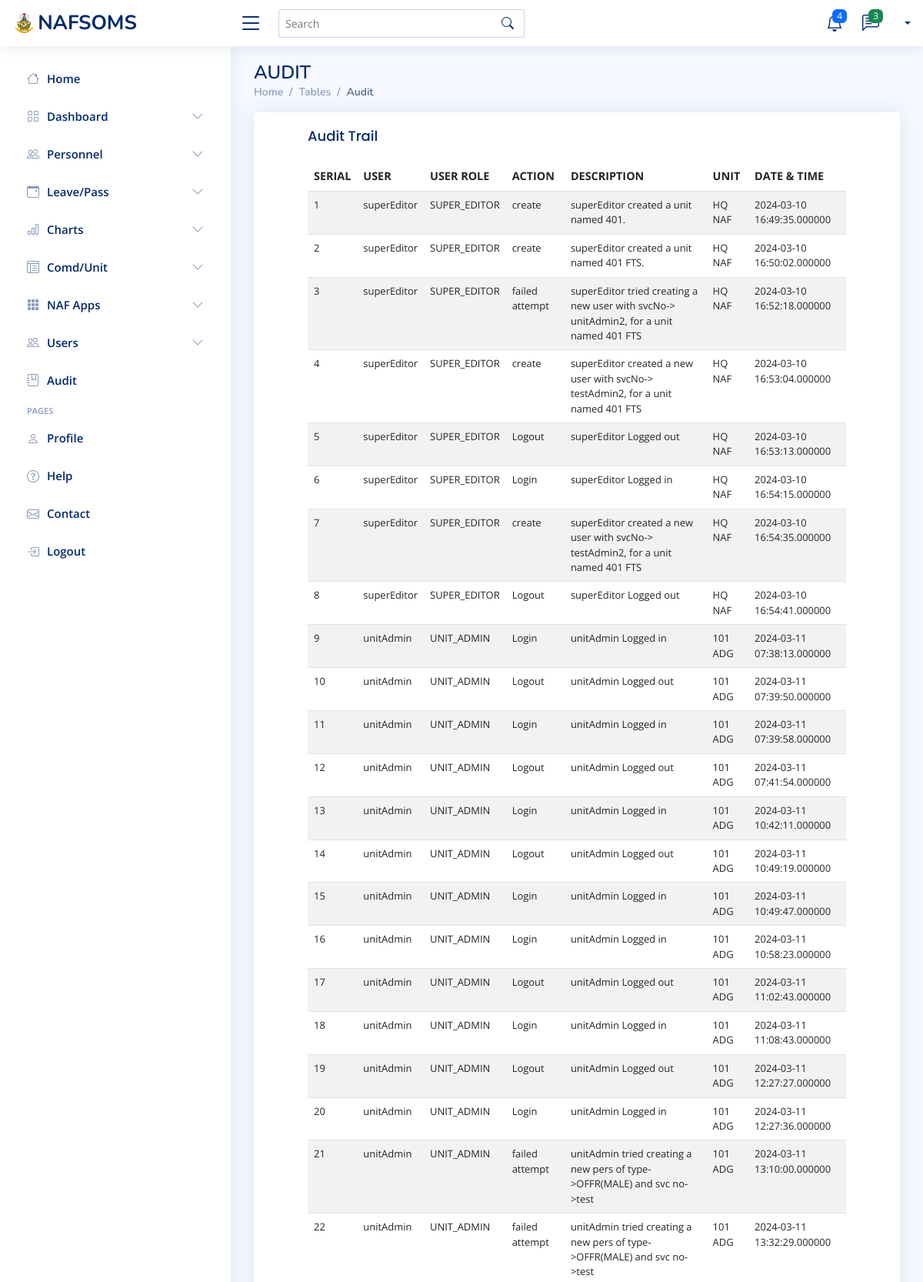
Page /SUPER_EDITOR/superEditorAuditTrail.php (upper part) on the committed database.
### tables this page shows
CREATE TABLE `audittrail` (
  `AUDIT_ID` varchar(50) NOT NULL,
  `SVC_NO` varchar(20) NOT NULL,
  `ACTION` varchar(50) NOT NULL,
  `DESCRIPTION` varchar(100) NOT NULL,
  `UNIT_CODE` varchar(20) NOT NULL,
  `DATE_TIME` datetime(6) NOT NULL
);

CREATE TABLE `users` (
  `SVC_NO` varchar(20) NOT NULL,
  `RANK` varchar(20) NOT NULL,
  `INITIALS` varchar(20) NOT NULL,
  `SURNAME` varchar(50) NOT NULL,
  `UNIT_CODE` varchar(20) NOT NULL,
  `USER_ROLE` varchar(20) NOT NULL,
  `PASSWORD` varchar(50) NOT NULL
);

### SUPER_EDITOR/superEditorAuditTrail.php (the view, shortened to what this page needs)
<?php
include('../Connection.php');
include 'superEditorHeader.php';
include 'superEditorSideNavBar.php';
    $auditSQL = "SELECT *
            FROM audittrail
            INNER JOIN
            users
            ON
            audittrail.SVC_NO = users.SVC_NO";
    $auditResult = mysqli_query($conn, $auditSQL);
?>
<main id="main" class="main">
    <div class="pagetitle">
      <h1>AUDIT</h1>
      <nav>
        <ol class="breadcrumb">
          <li class="breadcrumb-item"><a href="superEditorHome">Home</a></li>
          <li class="breadcrumb-item">Tables</li>
          <li class="breadcrumb-item active">Audit</li>
        </ol>
      </nav>
    </div>
   <section class="section">
      <div class="row">
        <div class="col-lg-12">
          <div class="card" style="padding-left:50px; padding-right:50px;">
            <div class="card-body">
              <h5 class="card-title">Audit Trail</h5>
            <div class="table-responsive" style="boder">
              <table class="table datatable table-striped second table-hover" style="font-size:90%;">
                <thead>
                  <tr>
                    <th scope="col">SERIAL</th>
                    <th scope="col">USER</th>
                    <th scope="col">USER ROLE</th>
                    <th scope="col">ACTION</th>
                    <th scope="col">DESCRIPTION</th>
                   <th scope="col">UNIT</th>
                    <th scope="col">DATE & TIME</th>
                  </tr>
                </thead>
                <tbody>
                       <?php
                    $serial = 1;
                    while($auditFetch=mysqli_fetch_assoc($auditResult))
            {
            ?>
                <tr id='userRow' style='font-size:90%;'>
                <td><?php echo $serial?></td>
                <td><?php echo $auditFetch['SVC_NO']?></td>
                 <td><?php echo $auditFetch['USER_ROLE']?></td>
                <td><?php echo $auditFetch['ACTION']?></td>
                <td><?php echo $auditFetch['DESCRIPTION']?></td>
                <td><?php echo $auditFetch['UNIT_CODE']?></td>
                <td><?php echo $auditFetch['DATE_TIME']?></td>
              </tr>
            <?php
            $serial++;
            }
            ?>
                </tbody>
              </table>
        </div>
            </div>
          </div>
        </div>
      </div>
    </section>
  </main>
<?php include 'superEditorFooter.php'; ?>

### assets/css/style.css (style rules this page uses)
:root { scroll-behavior: smooth; }
body { font-family: "Open Sans", sans-serif; background: #f6f9ff; color: #444444; }
h1, h2, h3, h4, h5, h6 { font-family: "Nunito", sans-serif; }
#main { margin-top: 60px; padding: 20px 30px; transition: all 0.3s; }
.pagetitle { margin-bottom: 10px; }
.pagetitle h1 { font-size: 24px; margin-bottom: 0; font-weight: 600; color: #012970; }
.card { margin-bottom: 30px; border: none; border-radius: 5px; box-shadow: 0px 0 30px rgba(1, 41, 112, 0.1); }
.card-title { padding: 20px 0 15px 0; font-size: 18px; font-weight: 500; color: #012970; font-family: "Poppins", sans-serif; }
.card-body { padding: 0 20px 20px 20px; }
.breadcrumb { font-size: 14px; font-family: "Nunito", sans-serif; color: #899bbd; font-weight: 600; }
.breadcrumb a { color: #899bbd; transition: 0.3s; }
.breadcrumb .breadcrumb-item::before { color: #899bbd; }
.breadcrumb .active { color: #51678f; font-weight: 600; }
@media (min-width: 1200px) { #main, #footer { margin-left: 300px; } }

### rows in the picture
audittrail: users.SVC_NO "superEditor", users.USER_ROLE "SUPER_EDITOR", ACTION "create", DESCRIPTION "superEditor created a unit named 401.", users.UNIT_CODE "HQ NAF", DATE_TIME "2024-03-10 16:49:35.000000"
audittrail: users.SVC_NO "superEditor", users.USER_ROLE "SUPER_EDITOR", ACTION "create", DESCRIPTION "superEditor created a unit named 401 FTS.", users.UNIT_CODE "HQ NAF", DATE_TIME "2024-03-10 16:50:02.000000"
audittrail: users.SVC_NO "superEditor", users.USER_ROLE "SUPER_EDITOR", ACTION "failed attempt", DESCRIPTION "superEditor tried creating a new user with svcNo-> unitAdmin2, for a unit named 401 FTS", users.UNIT_CODE "HQ NAF", DATE_TIME "2024-03-10 16:52:18.000000"
audittrail: users.SVC_NO "superEditor", users.USER_ROLE "SUPER_EDITOR", ACTION "create", DESCRIPTION "superEditor created a new user with svcNo-> testAdmin2, for a unit named 401 FTS", users.UNIT_CODE "HQ NAF", DATE_TIME "2024-03-10 16:53:04.000000"
audittrail: users.SVC_NO "superEditor", users.USER_ROLE "SUPER_EDITOR", ACTION "Logout", DESCRIPTION "superEditor Logged out", users.UNIT_CODE "HQ NAF", DATE_TIME "2024-03-10 16:53:13.000000"
audittrail: users.SVC_NO "superEditor", users.USER_ROLE "SUPER_EDITOR", ACTION "Login", DESCRIPTION "superEditor Logged in", users.UNIT_CODE "HQ NAF", DATE_TIME "2024-03-10 16:54:15.000000"
audittrail: users.SVC_NO "superEditor", users.USER_ROLE "SUPER_EDITOR", ACTION "create", DESCRIPTION "superEditor created a new user with svcNo-> testAdmin2, for a unit named 401 FTS", users.UNIT_CODE "HQ NAF", DATE_TIME "2024-03-10 16:54:35.000000"
audittrail: users.SVC_NO "superEditor", users.USER_ROLE "SUPER_EDITOR", ACTION "Logout", DESCRIPTION "superEditor Logged out", users.UNIT_CODE "HQ NAF", DATE_TIME "2024-03-10 16:54:41.000000"
audittrail: users.SVC_NO "unitAdmin", users.USER_ROLE "UNIT_ADMIN", ACTION "Login", DESCRIPTION "unitAdmin Logged in", users.UNIT_CODE "101 ADG", DATE_TIME "2024-03-11 07:38:13.000000"
audittrail: users.SVC_NO "unitAdmin", users.USER_ROLE "UNIT_ADMIN", ACTION "Logout", DESCRIPTION "unitAdmin Logged out", users.UNIT_CODE "101 ADG", DATE_TIME "2024-03-11 07:39:50.000000"
audittrail: users.SVC_NO "unitAdmin", users.USER_ROLE "UNIT_ADMIN", ACTION "Login", DESCRIPTION "unitAdmin Logged in", users.UNIT_CODE "101 ADG", DATE_TIME "2024-03-11 07:39:58.000000"
audittrail: users.SVC_NO "unitAdmin", users.USER_ROLE "UNIT_ADMIN", ACTION "Logout", DESCRIPTION "unitAdmin Logged out", users.UNIT_CODE "101 ADG", DATE_TIME "2024-03-11 07:41:54.000000"
audittrail: users.SVC_NO "unitAdmin", users.USER_ROLE "UNIT_ADMIN", ACTION "Login", DESCRIPTION "unitAdmin Logged in", users.UNIT_CODE "101 ADG", DATE_TIME "2024-03-11 10:42:11.000000"
audittrail: users.SVC_NO "unitAdmin", users.USER_ROLE "UNIT_ADMIN", ACTION "Logout", DESCRIPTION "unitAdmin Logged out", users.UNIT_CODE "101 ADG", DATE_TIME "2024-03-11 10:49:19.000000"
audittrail: users.SVC_NO "unitAdmin", users.USER_ROLE "UNIT_ADMIN", ACTION "Login", DESCRIPTION "unitAdmin Logged in", users.UNIT_CODE "101 ADG", DATE_TIME "2024-03-11 10:49:47.000000"
audittrail: users.SVC_NO "unitAdmin", users.USER_ROLE "UNIT_ADMIN", ACTION "Login", DESCRIPTION "unitAdmin Logged in", users.UNIT_CODE "101 ADG", DATE_TIME "2024-03-11 10:58:23.000000"
audittrail: users.SVC_NO "unitAdmin", users.USER_ROLE "UNIT_ADMIN", ACTION "Logout", DESCRIPTION "unitAdmin Logged out", users.UNIT_CODE "101 ADG", DATE_TIME "2024-03-11 11:02:43.000000"
audittrail: users.SVC_NO "unitAdmin", users.USER_ROLE "UNIT_ADMIN", ACTION "Login", DESCRIPTION "unitAdmin Logged in", users.UNIT_CODE "101 ADG", DATE_TIME "2024-03-11 11:08:43.000000"
audittrail: users.SVC_NO "unitAdmin", users.USER_ROLE "UNIT_ADMIN", ACTION "Logout", DESCRIPTION "unitAdmin Logged out", users.UNIT_CODE "101 ADG", DATE_TIME "2024-03-11 12:27:27.000000"
audittrail: users.SVC_NO "unitAdmin", users.USER_ROLE "UNIT_ADMIN", ACTION "Login", DESCRIPTION "unitAdmin Logged in", users.UNIT_CODE "101 ADG", DATE_TIME "2024-03-11 12:27:36.000000"
audittrail: users.SVC_NO "unitAdmin", users.USER_ROLE "UNIT_ADMIN", ACTION "failed attempt", DESCRIPTION "unitAdmin tried creating a new pers of type->OFFR(MALE) and svc no->test", users.UNIT_CODE "101 ADG", DATE_TIME "2024-03-11 13:10:00.000000"
audittrail: users.SVC_NO "unitAdmin", users.USER_ROLE "UNIT_ADMIN", ACTION "failed attempt", DESCRIPTION "unitAdmin tried creating a new pers of type->OFFR(MALE) and svc no->test", users.UNIT_CODE "101 ADG", DATE_TIME "2024-03-11 13:32:29.000000"
